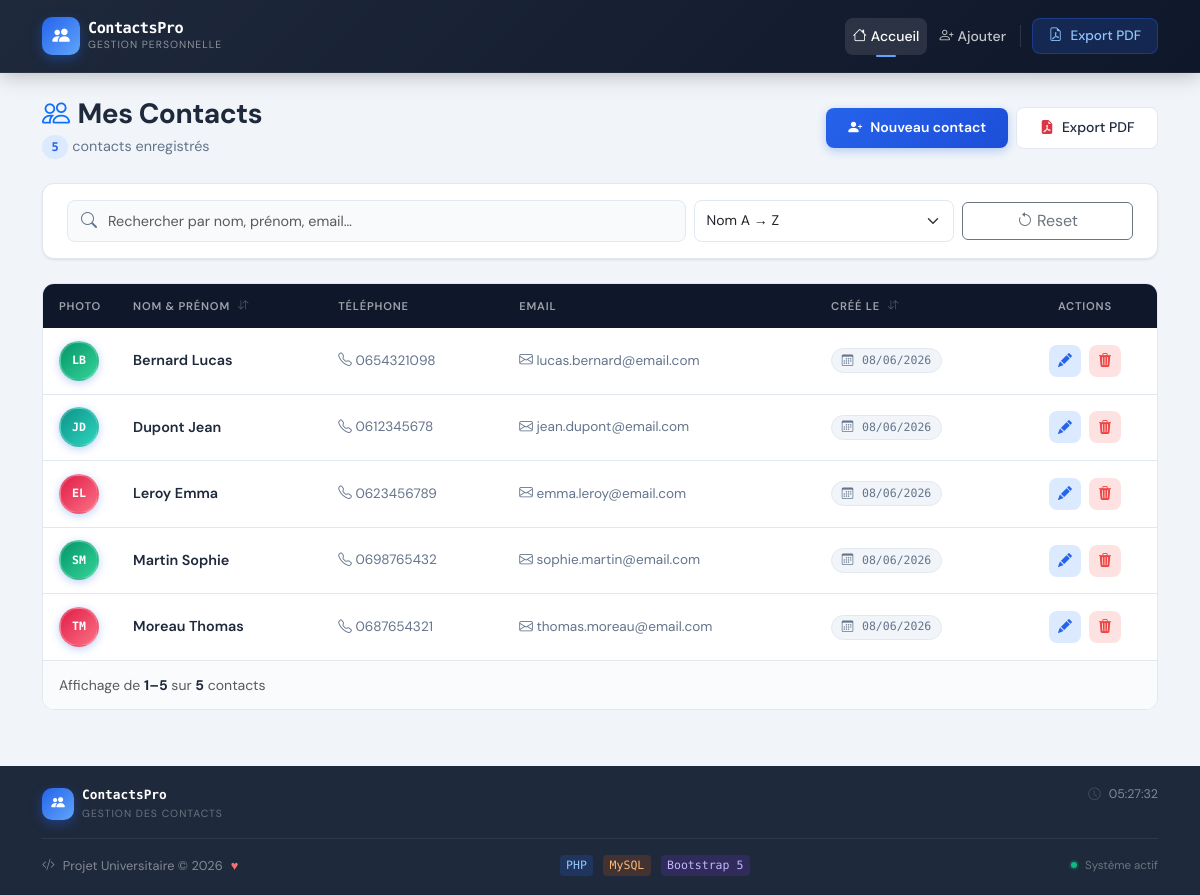
Before: / with the older database file.
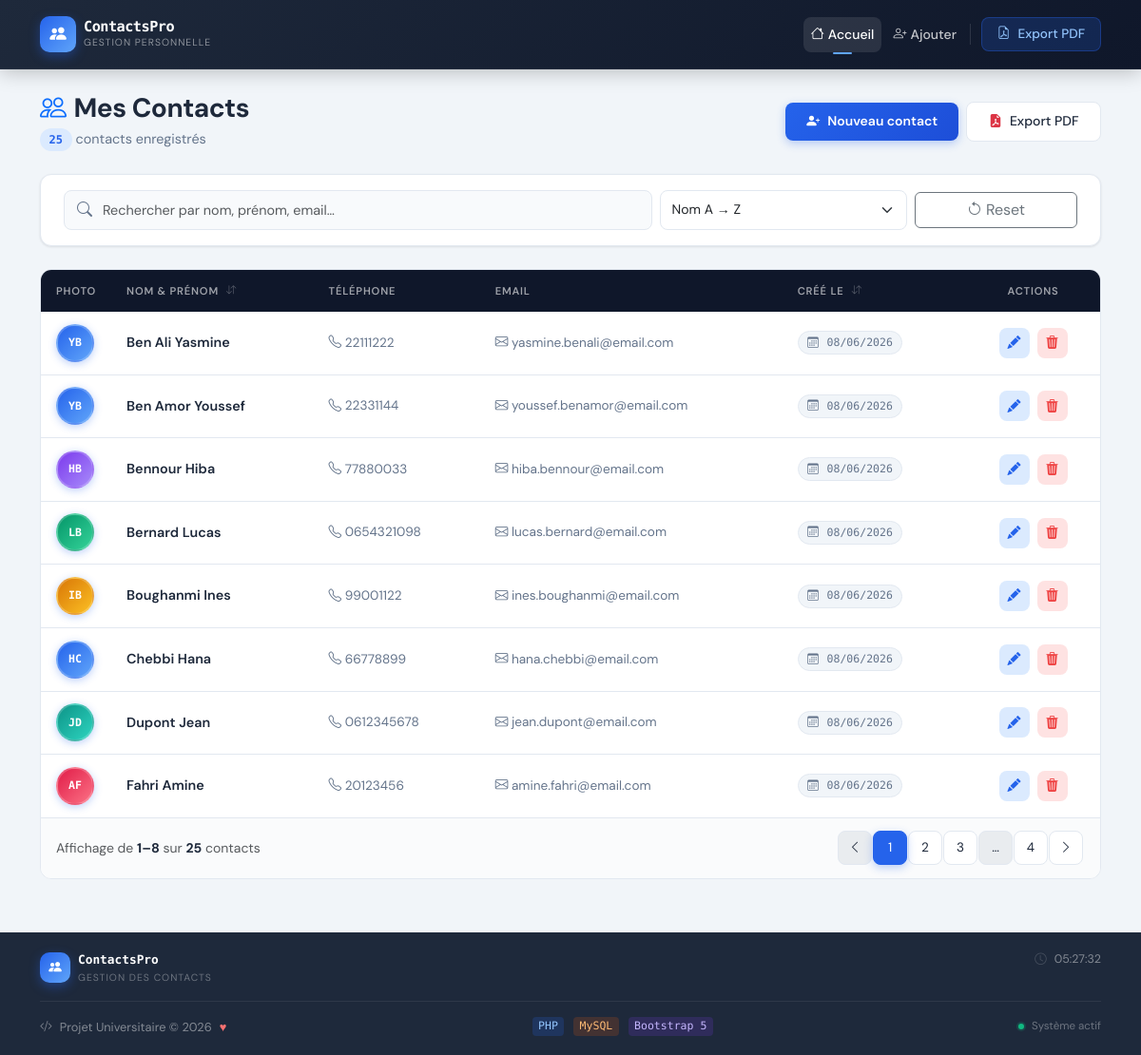
After: the same page with the newer database file.
### tables this page shows
CREATE TABLE `contacts` (
  `id`          INT(11)       NOT NULL AUTO_INCREMENT,
  `nom`         VARCHAR(50)   NOT NULL,
  `prenom`      VARCHAR(50)   NOT NULL,
  `telephone`   VARCHAR(20)   NOT NULL,
  `email`       VARCHAR(100)  NOT NULL,
  `photo`       VARCHAR(255)  DEFAULT NULL,
  `created_at`  TIMESTAMP     NOT NULL DEFAULT CURRENT_TIMESTAMP,
  PRIMARY KEY (`id`),
  UNIQUE KEY `uq_email` (`email`)
);

### app/controllers/ContactController.php (called while the page is built, shortened)
<?php
require_once __DIR__ . '/../services/ContactService.php';
require_once __DIR__ . '/../models/Contact.php';
class ContactController
{
    private ContactService   $service;
    public function __construct()
    {
        $uploadDir  = __DIR__ . '/../../public/uploads/photos/';
        $publicRoot = __DIR__ . '/../../public/';
        $this->service = new ContactService(
            model:      new Contact(),
            uploader:   new FileUploadService($uploadDir),
            publicRoot: $publicRoot,
        );
    }
    public function index(): void
    {
        $sort     = $_GET['sort'] ?? 'nom_asc';
        $page     = max(1, (int)($_GET['page'] ?? 1));
        ['contacts' => $contacts, 'page' => $page, 'pages' => $pages, 'total' => $total]
            = $this->service->paginate($sort, $page);
        require_once __DIR__ . '/../../views/contacts/index.php';
    }
}

### app/models/Contact.php (called while the page is built, shortened)
<?php
require_once __DIR__ . '/../config/Database.php';
class Contact
{
    private PDO $db;
    private string $table = 'contacts';
    public function __construct()
    {
        $this->db = Database::getInstance();
    }
    public function getAll(string $sort = 'nom_asc', int $page = 1, int $perPage = 8): array
    {
        $orderMap = [
            'nom_asc'  => 'nom ASC, prenom ASC',
            'nom_desc' => 'nom DESC, prenom DESC',
            'recent'   => 'created_at DESC',
            'ancien'   => 'created_at ASC',
        ];
        $order  = $orderMap[$sort] ?? 'nom ASC';
        $offset = ($page - 1) * $perPage;
        $stmt = $this->db->prepare(
            "SELECT * FROM {$this->table} ORDER BY {$order} LIMIT :limit OFFSET :offset"
        );
        $stmt->bindValue(':limit',  $perPage, PDO::PARAM_INT);
        $stmt->bindValue(':offset', $offset,  PDO::PARAM_INT);
        $stmt->execute();
        return $stmt->fetchAll();
    }
    public function countAll(): int
    {
        return (int) $this->db->query("SELECT COUNT(*) FROM {$this->table}")->fetchColumn();
    }
}

### app/config/Database.php (called while the page is built, shortened)
<?php
class Database
{
    private static ?PDO $instance = null;
    public static function getInstance(): PDO
    {
        if (self::$instance === null) {
            $db = new self();
            $dsn = "mysql:host={$db->host};dbname={$db->dbname};charset={$db->charset}";
            $options = [
                PDO::ATTR_ERRMODE            => PDO::ERRMODE_EXCEPTION,
                PDO::ATTR_DEFAULT_FETCH_MODE => PDO::FETCH_ASSOC,
                PDO::ATTR_EMULATE_PREPARES   => false,
            ];
            try {
                self::$instance = new PDO($dsn, $db->username, $db->password, $options);
            } catch (PDOException $e) {
                http_response_code(500);
                die(json_encode([
                    'error' => true,
                    'message' => 'Database connection failed: ' . $e->getMessage()
                ]));
            }
        }
        return self::$instance;
    }
}

### app/services/ContactService.php (called while the page is built, shortened)
<?php
require_once __DIR__ . '/../models/Contact.php';
class ContactService
{
    public function paginate(string $sort, int $page, int $perPage = 8): array
    {
        $total = $this->model->countAll();
        $pages = (int) ceil($total / $perPage);
        $page  = min(max(1, $page), max(1, $pages));
        return [
            'contacts' => $this->model->getAll($sort, $page, $perPage),
            'page'     => $page,
            'pages'    => $pages,
            'total'    => $total,
        ];
    }
}

### views/contacts/_table.php (the view, shortened to what this page needs)
<?php if (empty($contacts)): ?>
<div class="empty-state text-center py-5">
  <i class="bi bi-person-x display-2 text-muted d-block mb-3" style="opacity:.25"></i>
  <h5 class="text-muted fw-semibold mb-1">Aucun contact trouvé</h5>
  <p class="text-muted small mb-4">Commencez par ajouter votre premier contact.</p>
  <a href="index.php?action=create" class="btn btn-primary-custom">
    <i class="bi bi-person-plus-fill me-2"></i>Ajouter un contact
  </a>
</div>
<?php else: ?>
<div class="table-shell">
  <div class="table-responsive">
    <table class="contacts-table">
      <thead>
        <tr>
          <th style="width:60px">Photo</th>
          <th>
            <a href="index.php?sort=nom&page=1" class="sort-header">
              Nom &amp; Prénom
              <i class="bi bi-arrow-down-up ms-1 sort-icon"></i>
            </a>
          </th>
          <th class="d-none d-md-table-cell">Téléphone</th>
          <th class="d-none d-lg-table-cell">Email</th>
          <th class="d-none d-xl-table-cell">
            <a href="index.php?sort=created_at&page=1" class="sort-header">
              Créé le <i class="bi bi-arrow-down-up ms-1 sort-icon"></i>
            </a>
          </th>
          <th class="text-center">Actions</th>
        </tr>
      </thead>
      <tbody>
        <?php foreach ($contacts as $c): ?>
        <?php
          $initials = strtoupper(substr($c['prenom'], 0, 1) . substr($c['nom'], 0, 1));
          $colors   = ['blue','green','purple','amber','rose','teal'];
          $color    = $colors[crc32($c['id']) % count($colors)];
        ?>
        <tr class="contact-row">
          <td>
            <?php if ($c['photo'] && file_exists(ROOT . '/public/' . $c['photo'])): ?>
              <img src="public/<?= htmlspecialchars($c['photo'], ENT_QUOTES, 'UTF-8') ?>"
                   alt="<?= htmlspecialchars($c['prenom'], ENT_QUOTES, 'UTF-8') ?>"
                   class="contact-avatar" />
            <?php else: ?>
              <div class="avatar-placeholder avatar-<?= $color ?>">
                <?= $initials ?>
              </div>
            <?php endif; ?>
          </td>
          <td>
            <div class="contact-name">
              <?= htmlspecialchars($c['nom'],    ENT_QUOTES, 'UTF-8') ?>
              <?= htmlspecialchars($c['prenom'], ENT_QUOTES, 'UTF-8') ?>
            </div>
          </td>
          <td class="d-none d-md-table-cell">
            <a href="tel:<?= htmlspecialchars($c['telephone'], ENT_QUOTES, 'UTF-8') ?>"
               class="tel-link">
              <i class="bi bi-telephone"></i>
              <?= htmlspecialchars($c['telephone'], ENT_QUOTES, 'UTF-8') ?>
            </a>
          </td>
          <td class="d-none d-lg-table-cell">
            <a href="mailto:<?= htmlspecialchars($c['email'], ENT_QUOTES, 'UTF-8') ?>"
               class="email-link">
              <i class="bi bi-envelope"></i>
              <?= htmlspecialchars($c['email'], ENT_QUOTES, 'UTF-8') ?>
            </a>
          </td>
          <td class="d-none d-xl-table-cell">
            <span class="date-badge">
              <i class="bi bi-calendar3 me-1"></i>
              <?= date('d/m/Y', strtotime($c['created_at'])) ?>
            </span>
          </td>
          <td class="text-center">
            <div class="row-actions d-flex justify-content-center gap-2">
              <a href="index.php?action=edit&id=<?= $c['id'] ?>"
                 class="btn-act btn-edit"
                 title="Modifier <?= htmlspecialchars($c['prenom'], ENT_QUOTES, 'UTF-8') ?>">
                <i class="bi bi-pencil-fill"></i>
              </a>
              <button class="btn-act btn-delete"
                      title="Supprimer"
                      onclick="confirmDelete(<?= $c['id'] ?>, '<?= htmlspecialchars($c['prenom'] . ' ' . $c['nom'], ENT_QUOTES, 'UTF-8') ?>')">
                <i class="bi bi-trash3-fill"></i>
              </button>
            </div>
          </td>
        </tr>
        <?php endforeach; ?>
      </tbody>
    </table>
  </div>
  <div class="table-footer d-flex align-items-center justify-content-between flex-wrap gap-2">
    <?php $perPage = $perPage ?? 8; ?>
    <div class="pagination-info small text-muted">
      Affichage de
      <strong><?= (($page - 1) * $perPage) + 1 ?>–<?= min($page * $perPage, $total) ?></strong>
      sur <strong><?= $total ?></strong> contacts
    </div>
    <?php if ($pages > 1): ?>
    <ul class="pagination mb-0">
      <li class="page-item <?= $page <= 1 ? 'disabled' : '' ?>">
        <a class="page-link page-link-custom"
           href="index.php?sort=<?= $sort ?>&page=<?= $page - 1 ?>">
          <i class="bi bi-chevron-left"></i>
        </a>
      </li>
      <?php for ($i = max(1, $page - 2); $i <= min($pages, $page + 2); $i++): ?>
      <li class="page-item <?= $i === $page ? 'active' : '' ?>">
        <a class="page-link page-link-custom"
           href="index.php?sort=<?= $sort ?>&page=<?= $i ?>">
          <?= $i ?>
        </a>
      </li>
      <?php endfor; ?>
      <?php if ($page + 2 < $pages): ?>
      <li class="page-item disabled">
        <span class="page-link page-link-custom" style="border:none">…</span>
      </li>
      <li class="page-item">
        <a class="page-link page-link-custom"
           href="index.php?sort=<?= $sort ?>&page=<?= $pages ?>">
          <?= $pages ?>
        </a>
      </li>
      <?php endif; ?>
      <li class="page-item <?= $page >= $pages ? 'disabled' : '' ?>">
        <a class="page-link page-link-custom"
           href="index.php?sort=<?= $sort ?>&page=<?= $page + 1 ?>">
          <i class="bi bi-chevron-right"></i>
        </a>
      </li>
    </ul>
    <?php endif; ?>
  </div>
</div>
<?php endif; ?>

### index.php (shortened to what this page needs)
<?php
require_once APP . '/controllers/ContactController.php';
$action = $_GET['action'] ?? 'index';
$controller = new ContactController();
switch ($action) {
    case 'index':   $controller->index();     break;
}

### views/layout/header.php (shortened to what this page needs)
<!DOCTYPE html>
<html lang="fr">
<head>
  <link href="https://cdn.jsdelivr.net/npm/bootstrap@5.3.2/dist/css/bootstrap.min.css" rel="stylesheet" />
  <link href="https://cdn.jsdelivr.net/npm/bootstrap-icons@1.11.3/font/bootstrap-icons.min.css" rel="stylesheet" />
  <link href="public/css/style.css" rel="stylesheet" />
</head>
<body>
<nav class="navbar navbar-expand-lg navbar-dark sticky-top" id="mainNav">
  <div class="container">
    <a class="navbar-brand d-flex align-items-center gap-2" href="index.php">
      <div class="brand-icon">
        <i class="bi bi-people-fill"></i>
      </div>
      <div>
        <span class="brand-title">ContactsPro</span>
        <span class="brand-sub d-none d-sm-block">Gestion Personnelle</span>
      </div>
    </a>
    <div class="collapse navbar-collapse" id="navbarNav">
      <ul class="navbar-nav ms-auto align-items-center gap-1">
        <li class="nav-item">
          <a class="nav-link <?= (!isset($_GET['action']) || $_GET['action'] === 'index') ? 'active' : '' ?>"
             href="index.php">
            <i class="bi bi-house me-1"></i>Accueil
          </a>
        </li>
        <li class="nav-item">
          <a class="nav-link <?= (($_GET['action'] ?? '') === 'create') ? 'active' : '' ?>"
             href="index.php?action=create">
            <i class="bi bi-person-plus me-1"></i>Ajouter
          </a>
        </li>
        <li class="nav-item">
        </li>
        <li class="nav-item ms-1">
          <a class="btn btn-export d-flex align-items-center gap-2"
             href="index.php?action=pdf" target="_blank">
            <i class="bi bi-file-earmark-pdf"></i>
            <span>Export PDF</span>
          </a>
        </li>
      </ul>
    </div>
  </div>
</nav>
<main class="main-content">

### views/contacts/index.php (shortened to what this page needs)
<?php
require_once ROOT . '/views/layout/header.php';
?>
<div class="container py-4">
  <div class="page-header d-flex flex-column flex-md-row align-items-md-center justify-content-between gap-3 mb-4">
    <div>
      <h1 class="page-title mb-1">
        <i class="bi bi-people me-2 text-primary"></i>Mes Contacts
      </h1>
      <p class="page-sub mb-0">
        <span class="badge-count"><?= $total ?></span>
        contact<?= $total > 1 ? 's' : '' ?> enregistré<?= $total > 1 ? 's' : '' ?>
      </p>
    </div>
    <div class="d-flex align-items-center gap-2 flex-wrap">
      <a href="index.php?action=create" class="btn btn-primary-custom d-flex align-items-center gap-2">
        <i class="bi bi-person-plus-fill"></i>
        Nouveau contact
      </a>
      <a href="index.php?action=pdf" target="_blank" class="btn btn-outline-custom d-flex align-items-center gap-2">
        <i class="bi bi-file-earmark-pdf-fill text-danger"></i>
        Export PDF
      </a>
    </div>
  </div>
  <div class="card search-card mb-4">
    <div class="card-body py-3 px-4">
      <div class="row g-2 align-items-center">
        <div class="col-md-7">
          <div class="search-wrapper">
            <i class="bi bi-search search-icon"></i>
            <input type="text"
                   id="searchInput"
                   class="form-control search-input"
                   placeholder="Rechercher par nom, prénom, email…"
                   autocomplete="off" />
          </div>
        </div>
        <div class="col-md-3">
          <select id="sortSelect" class="form-select sort-select" onchange="applySort(this.value)">
            <option value="nom_asc"  <?= $sort === 'nom_asc'  ? 'selected' : '' ?>>Nom A → Z</option>
          </select>
        </div>
        <div class="col-md-2">
          <button class="btn btn-outline-secondary w-100 d-flex align-items-center justify-content-center gap-1"
                  onclick="resetSearch()">
            <i class="bi bi-arrow-counterclockwise"></i>
            <span>Reset</span>
          </button>
        </div>
      </div>
    </div>
  </div>
  <div id="contactsTableWrapper">
    <?php include __DIR__ . '/_table.php'; ?>
  </div>
</div>
<?php require_once ROOT . '/views/layout/footer.php'; ?>

### views/layout/footer.php (shortened to what this page needs)
</main>
<footer class="site-footer mt-auto">
  <div class="container">
    <div class="footer-top d-flex flex-wrap align-items-start justify-content-between gap-3 pb-3 mb-3">
      <div class="d-flex align-items-center gap-2">
        <div class="brand-icon" style="width:32px;height:32px;font-size:.85rem;">
          <i class="bi bi-people-fill"></i>
        </div>
        <div>
          <div class="footer-brand">ContactsPro</div>
          <div class="footer-brand-sub">Gestion des Contacts</div>
        </div>
      </div>
      <div class="footer-clock d-flex align-items-center gap-2">
        <i class="bi bi-clock" style="opacity:.4"></i>
        <span id="liveClock" style="font-variant-numeric:tabular-nums"></span>
      </div>
    </div>
    <div class="d-flex flex-wrap align-items-center justify-content-between gap-2">
      <div class="footer-copy d-flex align-items-center gap-2 flex-wrap">
        <i class="bi bi-code-slash"></i>
        <span>Projet Universitaire &copy; <?= date('Y') ?></span>
        <span class="footer-heart">♥</span>
      </div>
      <div class="d-flex align-items-center gap-2">
        <span class="tech-badge tech-php">PHP</span>
        <span class="tech-badge tech-mysql">MySQL</span>
        <span class="tech-badge tech-bs">Bootstrap 5</span>
      </div>
      <div class="footer-status d-flex align-items-center gap-2">
        <span class="status-dot" title="Système opérationnel"></span>
        <span>Système actif</span>
      </div>
    </div>
  </div>
</footer>
</body>
</html>

Changed rows visible on the page:
no longer on this page (row unchanged): contacts: initials "EL", nom "Leroy", prenom "Emma", telephone "0623456789", email "emma.leroy@email.com", created_at "08/06/2026"
no longer on this page (row unchanged): contacts: initials "SM", nom "Martin", prenom "Sophie", telephone "0698765432", email "sophie.martin@email.com", created_at "08/06/2026"
no longer on this page (row unchanged): contacts: initials "TM", nom "Moreau", prenom "Thomas", telephone "0687654321", email "thomas.moreau@email.com", created_at "08/06/2026"
added contacts: initials "YB", nom "Ben Ali", prenom "Yasmine", telephone "22111222", email "yasmine.benali@email.com", created_at "08/06/2026"
added contacts: initials "YB", nom "Ben Amor", prenom "Youssef", telephone "22331144", email "youssef.benamor@email.com", created_at "08/06/2026"
added contacts: initials "HB", nom "Bennour", prenom "Hiba", telephone "77880033", email "hiba.bennour@email.com", created_at "08/06/2026"
added contacts: initials "IB", nom "Boughanmi", prenom "Ines", telephone "99001122", email "ines.boughanmi@email.com", created_at "08/06/2026"
added contacts: initials "HC", nom "Chebbi", prenom "Hana", telephone "66778899", email "hana.chebbi@email.com", created_at "08/06/2026"
added contacts: initials "AF", nom "Fahri", prenom "Amine", telephone "20123456", email "amine.fahri@email.com", created_at "08/06/2026"
Other visible differences:
$total: "5" → "25"
min($page * $perPage, $total): "5" → "8"
$pages: (not shown) → "4"
new list line: "1"
new list line: "2"
new list line: "3"
